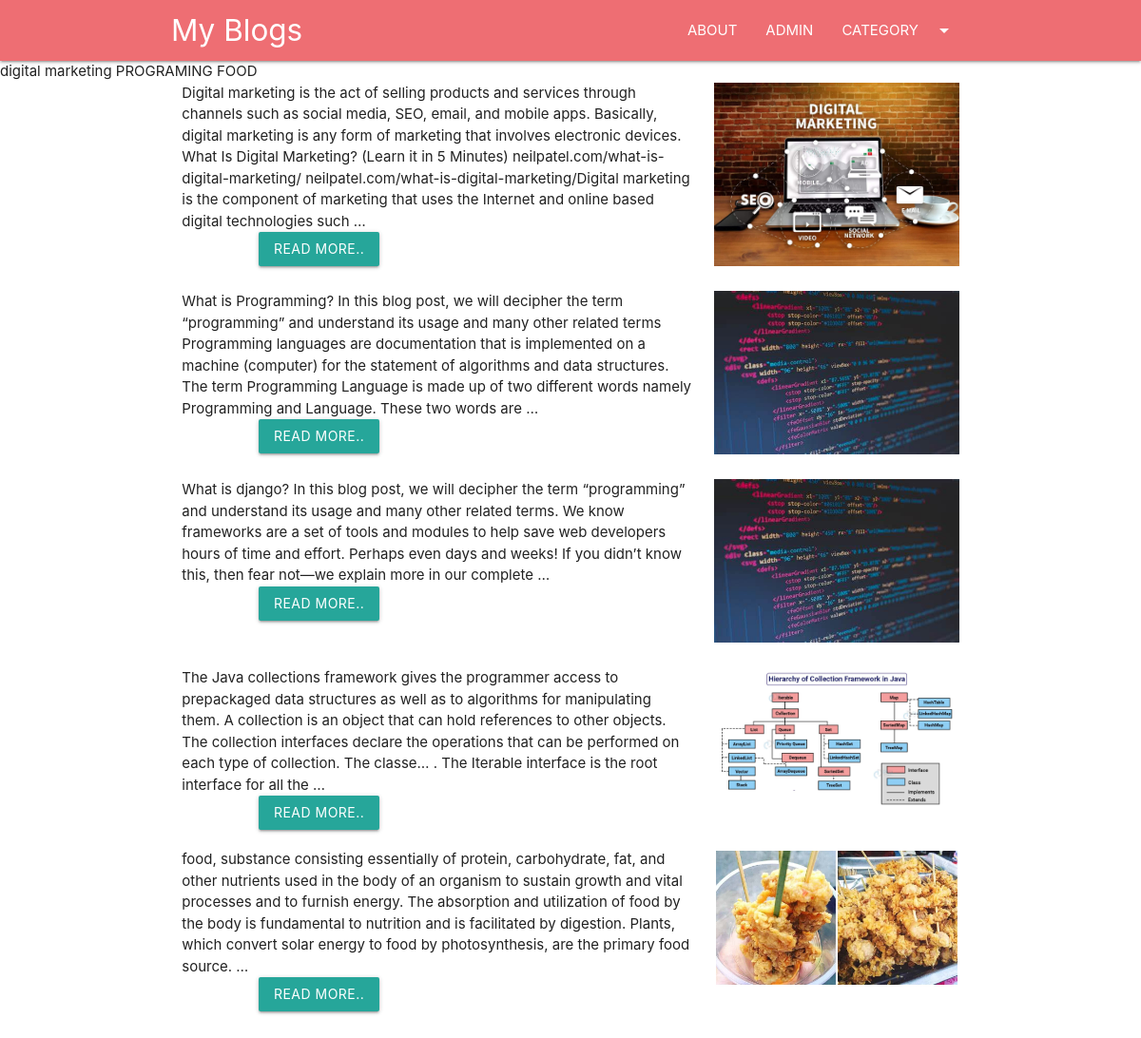
/home/, run on the app's committed database.
### blog/models.py (models this page shows, shortened)
class Category(models.Model):
    cat_id = models.AutoField(primary_key=True)
    Title = models.CharField(max_length=100)
    Description = models.TextField()
    Url = models.CharField(max_length=100)
    image = models.ImageField(upload_to='category/')
    add_date = models.DateTimeField(auto_now_add=True, null=True)

class Post(models.Model):
    post_id = models.AutoField(primary_key=True)
    Title = models.CharField(max_length=100)
    Content = models.TextField()
    url = models.CharField(max_length=100)
    cat = models.ForeignKey(Category, on_delete=models.CASCADE)
    image = models.ImageField(upload_to='post/')

### blog/views.py (the view)
# urls.py: path('home/', home),
def home(request):
    posts = Post.objects.all()[:11]
    cats = Category.objects.all()
    return render(request, 'home.html', {'posts': posts, 'cats': cats})

### templates/home.html (shortened to what this page needs)
{% extends 'base.html' %}
{% block content %}
<div class="container-custom">
 {% for cat in cats %}
    {{ cat.Title}}
    {%endfor%}
</div>
<div class="container">
    <div class="row">
        <div class="col s12">
            {% for p in posts %}
           <div class="row">
               <div class="col s12 m8">
                    {{p.Content |truncatewords:60}}
            <div class="container">
    <a href="/blog/{{p.url}}" class="btn btn-primary"> read more..</a>
</div>
               </div>
               <div class="col s12 m4">
                   <img src="/media/{{p.image}}" class="responsive-img">
               </div>
           </div>
            {% endfor %}
        </div>
    </div>
</div>
{% endblock %}

### templates/base.html (shortened to what this page needs)
<!DOCTYPE html>
<html lang="en">
     {% load static %}
<head>
     <link rel="stylesheet" href="https://cdnjs.cloudflare.com/ajax/libs/materialize/1.0.0/css/materialize.min.css">
     <link rel="stylesheet" href="{% static 'css/owl.carousel.min.css'%}">
     <link rel="stylesheet" href="{% static 'css/owl.theme.default.min.css'%}">
</head>
<body>
{% include 'header.html' %}
{% block content %}
{% endblock %}
</body>
</html>

### templates/header.html (shortened to what this page needs)
<nav class="bg-primary">
  <div class="container">
    <div class="nav-wrapper">
    <a href="/home" class="brand-logo">My Blogs</a>
    <ul class="right hide-on-med-and-down">
      <li><a href="/about">ABOUT</a></li>
      <li><a href="/admin">ADMIN</a></li>
      <li><a class="dropdown-trigger" href="#!" data-target="dropdown1">CATEGORY<i class="material-icons right">arrow_drop_down</i></a></li>
    </ul>
  </div>
  </div>
</nav>

### data on the page
Category: Title "digital marketing"
Category: Title "PROGRAMING"
Category: Title "FOOD"
Post: Content "Digital marketing is the act of selling products and services through channels such as social media, SEO, email, and mobile apps. Basically, digital marketing is any form of marketing that involves electronic devices. What Is Digital Marketing? (Learn it in 5 Minutes) neilpatel.com/what-is-digital-marketing/ neilpatel.com/what-is-digital-marketing/Digital marketing is the component of marketing that uses the Internet and online based digital technologies such …", image (picture)
Post: Content "What is Programming? In this blog post, we will decipher the term “programming” and understand its usage and many other related terms Programming languages are documentation that is implemented on a machine (computer) for the statement of algorithms and data structures. The term Programming Language is made up of two different words namely Programming and Language. These two words are …", image (picture)
Post: Content "What is django? In this blog post, we will decipher the term “programming” and understand its usage and many other related terms. We know frameworks are a set of tools and modules to help save web developers hours of time and effort. Perhaps even days and weeks! If you didn’t know this, then fear not—we explain more in our complete …", image (picture)
Post: Content "The Java collections framework gives the programmer access to prepackaged data structures as well as to algorithms for manipulating them. A collection is an object that can hold references to other objects. The collection interfaces declare the operations that can be performed on each type of collection. The classe… . The Iterable interface is the root interface for all the …", image (picture)
Post: Content "food, substance consisting essentially of protein, carbohydrate, fat, and other nutrients used in the body of an organism to sustain growth and vital processes and to furnish energy. The absorption and utilization of food by the body is fundamental to nutrition and is facilitated by digestion. Plants, which convert solar energy to food by photosynthesis, are the primary food source. …", image (picture)
